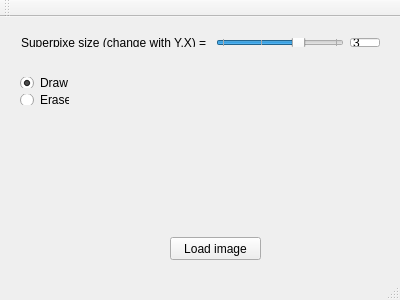
<?xml version="1.0" encoding="UTF-8"?>
<ui version="4.0">
 <class>MainWindow</class>
 <widget class="QMainWindow" name="MainWindow">
  <property name="geometry">
   <rect>
    <x>0</x>
    <y>0</y>
    <width>400</width>
    <height>300</height>
   </rect>
  </property>
  <property name="windowTitle">
   <string>MainWindow</string>
  </property>
  <widget class="QWidget" name="centralWidget">
   <widget class="QPushButton" name="btn_load">
    <property name="geometry">
     <rect>
      <x>170</x>
      <y>220</y>
      <width>91</width>
      <height>23</height>
     </rect>
    </property>
    <property name="text">
     <string>Load image</string>
    </property>
   </widget>
   <widget class="QWidget" name="horizontalLayoutWidget">
    <property name="geometry">
     <rect>
      <x>10</x>
      <y>10</y>
      <width>381</width>
      <height>31</height>
     </rect>
    </property>
    <layout class="QHBoxLayout" name="horizontalLayout">
     <item>
      <widget class="QLabel" name="label">
       <property name="text">
        <string>Superpixe size (change with Y,X) = </string>
       </property>
      </widget>
     </item>
     <item>
      <widget class="QSlider" name="horizontalSlider">
       <property name="minimum">
        <number>1</number>
       </property>
       <property name="maximum">
        <number>4</number>
       </property>
       <property name="value">
        <number>3</number>
       </property>
       <property name="orientation">
        <enum>Qt::Horizontal</enum>
       </property>
       <property name="tickPosition">
        <enum>QSlider::TicksBothSides</enum>
       </property>
       <property name="tickInterval">
        <number>1</number>
       </property>
      </widget>
     </item>
     <item>
      <widget class="QLineEdit" name="lineEdit_superpixelSize">
       <property name="maximumSize">
        <size>
         <width>30</width>
         <height>16777215</height>
        </size>
       </property>
       <property name="text">
        <string>3</string>
       </property>
      </widget>
     </item>
    </layout>
   </widget>
   <widget class="QWidget" name="verticalLayoutWidget">
    <property name="geometry">
     <rect>
      <x>9</x>
      <y>49</y>
      <width>71</width>
      <height>50</height>
     </rect>
    </property>
    <layout class="QVBoxLayout" name="verticalLayout">
     <item>
      <widget class="QRadioButton" name="radioButton_draw">
       <property name="text">
        <string>Draw</string>
       </property>
       <property name="checked">
        <bool>true</bool>
       </property>
      </widget>
     </item>
     <item>
      <widget class="QRadioButton" name="radioButton_erase">
       <property name="text">
        <string>Erase</string>
       </property>
      </widget>
     </item>
    </layout>
   </widget>
  </widget>
  <widget class="QMenuBar" name="menuBar">
   <property name="geometry">
    <rect>
     <x>0</x>
     <y>0</y>
     <width>400</width>
     <height>20</height>
    </rect>
   </property>
  </widget>
  <widget class="QToolBar" name="mainToolBar">
   <attribute name="toolBarArea">
    <enum>TopToolBarArea</enum>
   </attribute>
   <attribute name="toolBarBreak">
    <bool>false</bool>
   </attribute>
  </widget>
  <widget class="QStatusBar" name="statusBar"/>
 </widget>
 <layoutdefault spacing="6" margin="11"/>
 <resources/>
 <connections/>
</ui>
